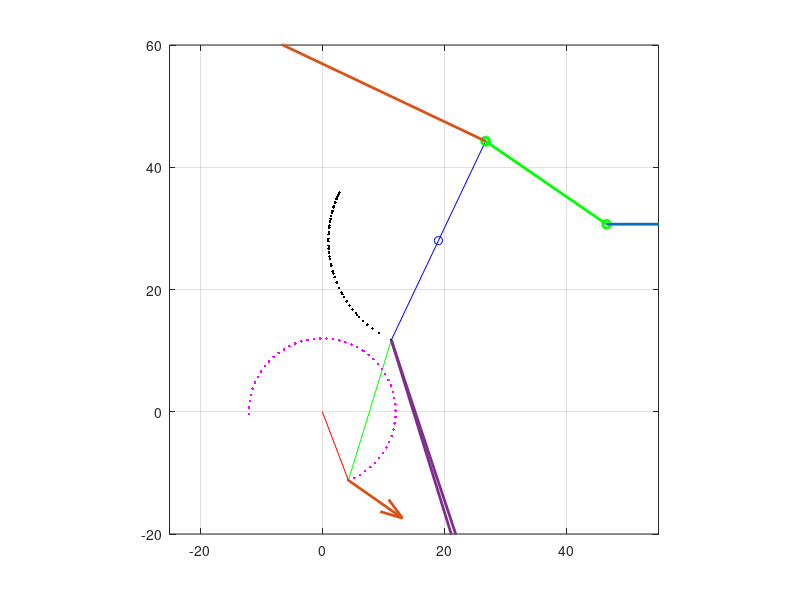
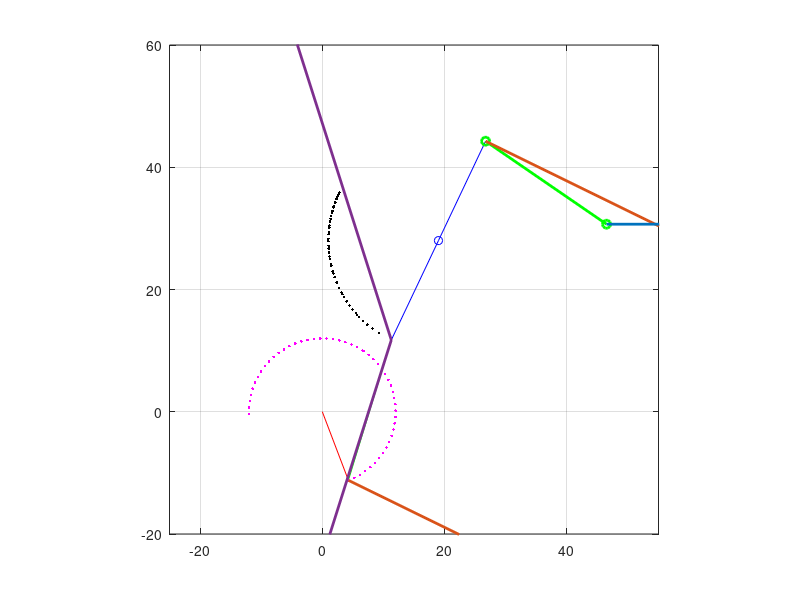
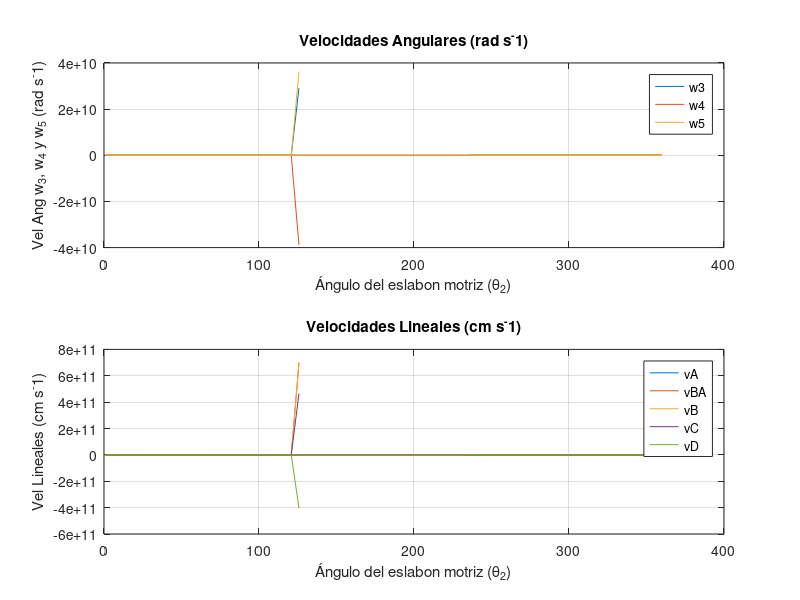
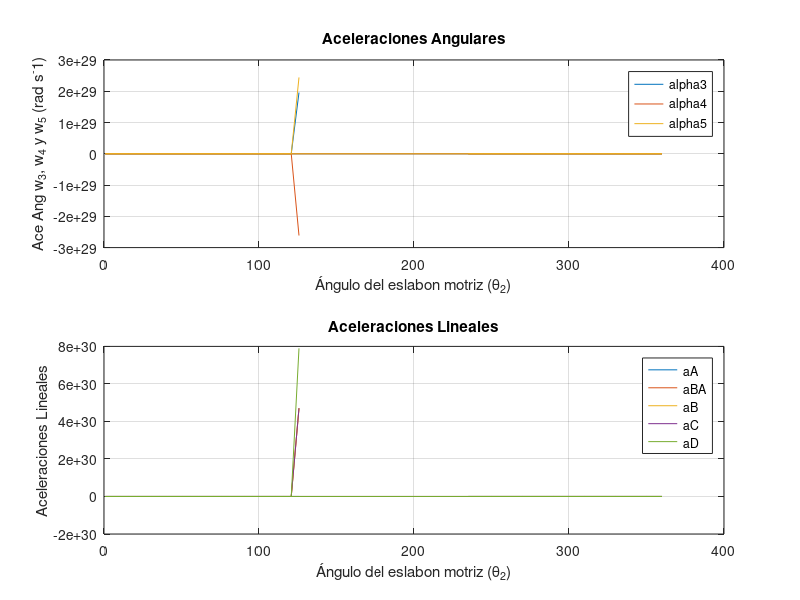

MATLAB code for these plots, in order:
% Programa para analizar la posición de un M6L
% Método Lazo Vectorial
% Eduardo Cano G.

%% Analisis del M4L
%% Declaracion de variables

% TAMAÑO DE ESLABONES
a = 12; %L2
b = 24; %L3
c = 18; %L04b
d = sqrt(28^2 + 19^2); %L1

% COORDENADAS DE Ox, Oy y Qx, Qy
Ox = 0; Oy = 0;
Qx = 19; Qy = 28;

%theta2d = 0:5:35;

%ANGULO DE TRASLACION
theta1 = atan2d(28,19);

%Calculamos el angulo de agarrotamiento 
angulo_libertad = acosd((-(b+c)^2 + a^2 + d^2) / (2*a*d));
   
%Angulo de movilidad seccionada
% - ARRIBA
theta2a = angulo_libertad : -5 : 0;
% - ABAJO
thetab = 360 : -5 : (360 - angulo_libertad);

%ANGULO DE MOVILIDAD 
theta2d = [theta2a, thetab];


% VELOCIDAD ANGULAR
w2 = 15.71;
w2 = rad2deg(w2);

% ACELERACION ANGULAR
alpha2 = 0;
alpha2 = rad2deg(alpha2);

% SACUDIMENTO ANGULAR
%phi2 = 5;

% VARIABLES AUXILIARES ---POCISION---

k1 = d/a;
k2 = d/c;
k3 = (a^2 - b^2 + c^2 + d^2)/(2*a*c);

k4 = d/b;
k5 = d/a;
k6 = (c^2 - a^2 - b^2 - d^2)/(2*a*b);

A = -k1 + cosd(theta2d) - k2.*cosd(theta2d) + k3;
B = -2.*sind(theta2d);
C = k1 - cosd(theta2d) - k2.*cosd(theta2d) + k3;

D = -k5 + cosd(theta2d) + k4.*cosd(theta2d) + k6;
E = -2.*sind(theta2d);
F = k5 - cosd(theta2d) + k4.*cosd(theta2d) + k6;



%% Analisis de Pocisiones

% THETA 3
indexR = E.^2 - 4.*D.*F > 0;
theta3da = zeros(1, length(indexR));
theta3dc = zeros(1, length(indexR));
contador = 1;
for k=1 : length(theta2d)

    if indexR(k) == 1 

        theta3da(contador) = 2*atan2d((-E(k) - sqrt(E(k).^2 - 4.*D(k).*F(k))) , (2.*D(k)));
        theta3dc(contador) = 2*atan2d((-E(k) + sqrt(E(k).^2 - 4.*D(k).*F(k))) , (2.*D(k)));

        contador = contador + 1;

    else

    end

end


% THETA 4
indexS = B.^2 - 4.*A.*C > 0;
theta4da = zeros(1, length(indexS));
theta4dc = zeros(1, length(indexS));
contador = 1;
for k=1 : length(theta2d)

    if indexS(k) == 1 

        theta4da(contador) = 2*atan2d((-B(k) + sqrt(B(k).^2 - 4.*A(k).*C(k))) , (2.*A(k)));
        theta4dc(contador) = 2*atan2d((-B(k) - sqrt(B(k).^2 - 4.*A(k).*C(k))) , (2.*A(k)));

        contador = contador + 1;

    else

    end

end


% POSICIONES DE Ax y Ay
Ax =  a.*cosd(theta2d + theta1);
Ay =  a.*sind(theta2d + theta1);


% POSICIONES DE Bx y By
Bxa = Ax + b.*cosd(theta3da + theta1);
Bya = Ay + b.*sind(theta3da + theta1);


%% Analisis de Velocidades

% VELOCIDAD ANGULAR w3
w3 = ((a.*w2)./(b)).*((sind(theta4da-theta2d))./(sind(theta3da-theta4da)));
w3deg = rad2deg(w3);

% VELOCIDAD ANGULAR w4
w4 = ((a.*w2)./(c)).*((sind(theta2d-theta3da))./(sind(theta4da-theta3da)));
w4deg = rad2deg(w4);

% VELOCIDAD LINEAL DE vA
vAx = -a.*w2.*sind(theta2d);
vAy = a.*w2.*cosd(theta2d);
vA = sqrt(vAx.^2 + vAy.^2);

% VELOCIDAD LINEAL DE vBA
vBAx = -b.*w3.*sind(theta3da);
vBAy = b.*w3.*cosd(theta3da);
vBA = sqrt(vBAx.^2 + vBAy.^2);

% VELOCIDAD LINEAL DE vB
vBx = -c.*w4.*sind(theta4da);
vBy = c.*w4.*cosd(theta4da);
vB = sqrt(vBx.^2 + vBy.^2);


%% Analisis de Aceleraciones

% VARIABLES AUXILIARES ---ACELERACION---

Aa = c.*sind(theta4da);
Ba = b.*sind(theta3da);
Ca = a.*alpha2.*sind(theta2d)+a.*w2.^2.*cosd(theta2d)+b.*w3.^2.*cosd(theta3da)-c.*w4.^2.*cosd(theta4da);
Da = c.*cosd(theta4da);
Ea = b.*cosd(theta3da);
Fa = a.*alpha2.*cosd(theta2d)-a.*w2.^2.*sind(theta2d)-b.*w3.^2.*sind(theta3da)+c.*w4.^2.*sind(theta4da);

% ACELERACION ANGULAR DE alpha3
alpha3 = (Ca.*Da-Aa.*Fa)./(Aa.*Ea-Ba.*Da);
alpha3deg = rad2deg(alpha3);

% ACELERACION ANGULAR DE alpha4
alpha4 = (Ca.*Ea-Ba.*Fa)./(Aa.*Ea-Ba.*Da);
alpha4deg = rad2deg(alpha4);

% ACELERACION ANGULAR DE aA
aAx = -a.*alpha2.*sind(theta2d)-a.*w2.^2.*cosd(theta2d);
aAy = a.*alpha2.*cosd(theta2d)-a.*w2.^2.*sind(theta2d);
aA = sqrt((aAx.^2)+(aAy.^2));

% ACELERACION ANGULAR DE aBA
aBAx = -b.*alpha3.*sind(theta3da)-b.*w3.^2.*cosd(theta3da);
aBAy = -b.*alpha3.*cosd(theta3da)-b.*w3.^2.*sind(theta3da);
aBA = sqrt((aBAx.^2)+(aBAy.^2));

% ACELERACION ANGULAR DE aB
aBx = -c.*alpha4.*sind(theta4da)-c.*w4.^2.*cosd(theta4da);
aBy = c.*alpha4.*cosd(theta4da)-c.*w4.^2.*sind(theta4da);
aB = sqrt((aBx.^2)+(aBy.^2));


%% Analisis de Sacudimientos

% VARIABLES AUXILIARES ---SACUDIMIENTO---
%{
Aj = a.*w2.^3.*sind(theta2d);
Bj = 3.*a.*w2.*alpha2.*cosd(theta2d);
Cj = a.*phi2.*sind(theta2d);
Dj = b.*w3.^3.*sind(theta3da);
Ej = 3.*b.*w3.*alpha3.*cosd(theta3da);
Fj = c.* w4.^3.*sind(theta4da);
Gj = 3.*c.*w4.*alpha4.*cosd(theta4da);
Hj = c.*sind(theta4da);
Kj = b.*sind(theta3da);

Lj = a.*w2.^3.*cosd(theta2d);
Mj = 3.*a.*w2.*alpha2.*sind(theta2d);
Nj = a.*phi2.*cosd(theta2d);
Pj = b.*w3.^3.*cosd(theta3da);
Qj = 3.*b.*w3.*alpha3.*sind(theta3da);
Rj = b.*cosd(theta3da);
Sj = c.*w4.^3.*cosd(theta4da);
Tj = 3.*c.*w4.*alpha4.*sind(theta4da);
Uj = c.*cosd(theta4da);

% SACUDIMIENTO ANGULAR DE phi4
phi4 = (Kj.*Nj-Kj.*Lj-Kj.*Mj-Kj.*Pj-Kj.*Qj+Aj.*Rj-Bj.*Rj-Cj.*Rj+Dj.*Rj-Ej.*Rj-Fj.*Rj+Gj.*Rj+Kj.*Sj+Kj.*Tj)./(Kj.*Uj-Hj.*Rj);

% SACUDIMIENTO ANGULAR DE phi3
phi3 = (Aj-Bj-Cj+Dj-Ej-Fj+Gj+Hj.*phi4)./Kj;

% SACUDIMIENTO ANGULAR DE jA
jAx = a.*w2.^3.*sin(theta2d)-3.*a.*w2.*alpha2.*cos(theta2d)-a.*phi2.*sin(theta2d);
jAy = -a.*w2.^3.*cos(theta2d)-3.*a.*w2.*alpha2.*sin(theta2d)+a.*phi2.*cos(theta2d);
jA = sqrt((jAx.^2)+(jAy.^2));

% SACUDIMIENTO ANGULAR DE jBA
jBAx = b.*w3.^3.*sin(theta3da)-3.*b.*w3.*alpha3.*cos(theta3da)-b.*phi3.*sin(theta3da);
jBAy = -b.*w3.^3.*cos(theta3da)-3.*b.*w3.*alpha3.*sin(theta3da)+b.*phi3.*cos(theta3da);
jBA = sqrt((jBAx.^2)+(jBAy.^2));

% SACUDIMIENTO ANGULAR DE jB
jBx = c.*w4.^3.*sin(theta4da)-3.*c.*w4.*alpha4.*cos(theta4da)-c.*phi4.*sin(theta4da);
jBy = -c.*w4.^3.*cos(theta4da)-3.*c.*w4.*alpha4.*sin(theta4da)+c.*phi4.*cos(theta4da);
jB = sqrt((jBx.^2)+(jBy.^2));

%}


%% Analisis del M4L M-C
%% Declaracion de variables

% TAMAÑO DE ESLABONES
f = 18; %L04C
g = 24; %L5
h = 46.5 - 19; %L6
% L7  calcular

%El ángulo de rotacion del balancin theta5
   
theta5 = theta4dc - 180 + theta1;


%% Analisis de Posicion

% THETA 6 
theta6 = acosd((-h + f.*cosd(theta5)) ./ (g));

% LONGITUD DEL ESLABON L7
m = f.*sind(theta5) - g.*sind(theta6); % L7

% THETA 7
theta7 = 0;      

% POSICIONES DE Cx y Cy
Cx = Qx + f.*cosd(theta5);
Cy = Qy + f.*sind(theta5);

% POSICIONES DE Dx y Dy
Dx = h + Qx;
Dy = m + Qy;


%% Analisis de Velocidades

% VELOCIDAD ANGULAR w3
w5 = (f./g).*((cosd(theta5))./(cosd(theta6))).*w4;
w3deg_mc = rad2deg(w5);

% VELOCIDAD LINEAL DE vC
vCx = -a.*w4.*sind(theta5);
vCy = a.*w4.*cosd(theta5);
vC = sqrt(vCx.^2 + vCy.^2);

% VELOCIDAD LINEAL DE vCD
vCDx = -b.*w5.*sind(theta6);
vCDy = b.*w5.*cosd(theta6);
vCD = sqrt(vCDx.^2 + vCDy.^2);

% VELOCIDAD LINEAL DE vDC
vDC = -vCD;

% VELOCIDAD LINEAL DE vD
vD = vC + vDC;


%% Analisis de Aceleraciones

% ACELERACION ANGULAR DE alpha3
alpha5 = ((f.*alpha4.*cosd(theta5))-(f.*(w4.^2).*sind(theta5))+(g.*(w5.^2).*sind(theta6)))./(g.*cosd(theta6));
alpha5deg = rad2deg(alpha5);

% ACELERACION DE ad
ad = -(f.*alpha4.*sind(theta5))-(f.*(w4.^2).*cosd(theta5))+(g.*alpha5.*sind(theta6))+(g.*(w5.^2).*cosd(theta6));

% ACELERACION ANGULAR DE aC
aCx = -f.*alpha4.*sind(theta5)-f.*w4.^2.*cosd(theta5);
aCy = f.*alpha4.*cosd(theta5)-f.*w4.^2.*sind(theta5);
aC = sqrt((aCx.^2)+(aCy.^2));

% ACELERACION ANGULAR DE aDC
aDCx = -g.*alpha5.*sind(theta6)-g.*w3.^2.*cosd(theta6);
aDCy = -b.*alpha5.*cosd(theta6)-b.*w3.^2.*sind(theta6);
aDC = sqrt((aDCx.^2)+(aDCy.^2));

% ACELERACION ANGULAR DE aD
aD = ad;


%% Analisis de Sacudimientos

% VARIABLES AUXILIARES ---SACUDIMIENTO---

%{
phi5 = 0;

Aj_mc = f.*w4.^3.*sind(theta5);
Bj_mc = 3.*f.*w4.*alpha4.*cosd(theta5);
Cj_mc = f.*phi4.*sind(theta5);
Dj_mc = g.*w5.^3.*sind(theta6);
Ej_mc = 3.*g.*w5.*alpha5.*cosd(theta6);
Fj_mc = g.*phi5.*sind(theta6);

Gj = f.*w4.^3.*cosd(theta5);
Hj = 3.*f.*w4.*alpha4.*sind(theta5);
Kj = f.*phi2.*cosd(theta5);
Lj = g.*w5.^3.*cosd(theta6);
Mj = 3.*g.*w5.*alpha5.*sind(theta6);
Nj = g.*cosd(theta6);


% SACUDIMIENTO ANGULAR DE phi3
phi5 = (-Gj-Hj+Kj+Lj+Mj)./Nj;

% SACUDIMIENTO ANGULAR DE sd
sd = Aj_mc-Bj_mc-Cj_mc-Dj_mc+Ej_mc+Fj_mc;

% SACUDIMIENTO ANGULAR DE jC
jAx = f.*w4.^3.*sin(theta5)-3.*f.*w4.*alpha2.*cos(theta5)-f.*phi4.*sin(theta5);
jAy = -f.*w4.^3.*cos(theta5)-3.*f.*w4.*alpha2.*sin(theta5)+f.*phi4.*cos(theta5);
jA = sqrt((jAx.^2)+(jAy.^2));

% SACUDIMIENTO ANGULAR DE jDC
jBAx = -f.*w5.^3.*sin(theta5)+3.*f.*w5.*alpha3.*cos(theta5)+f.*phi5.*sin(theta5);
jBAy = f.*w5.^3.*cos(theta5)+3.*f.*w5.*alpha3.*sin(theta5)-f.*phi5.*cos(theta5);
jBA = sqrt((jBAx.^2)+(jBAy.^2));

% SACUDIMIENTO ANGULAR DE jD
jB = sd;

%}

%% GRAFICA DE VELOCIDADES
figure(20)
for k = 1 : length(theta2d)

        plot( [Ox, Ax(k)] , [Oy, Ay(k)], '-r',...
            [Ax(k), Bxa(k)] , [Ay(k) , Bya(k)] , '-g' , ...
            [Bxa(k) , Qx] , [Bya(k) , Qy] , '-b' , ...
            [Qx, Cx(k)], [Qy, Cy(k)],'-ob', ...
            [Cx(k), Dx],[Cy(k), Dy(k)],'-og', ...
            'LineWidth',2);
        hold on;
        plot(Ax(1:k), Ay(1:k), 'm.', 'LineWidth', 2); 
        plot(Bxa(1:k), Bya(1:k), 'k.', 'LineWidth', 2);

        % VELOCIDADES M4L
        quiver(Ax(k),Ay(k),vAx(k),vAy(k),0.001,'color','#D95319','LineWidth',2); % vA
        quiver(Bxa(k),Bya(k),vBAx(k),vBAy(k),0.001,'color','#7E2F8E','LineWidth',2); % vBA
        quiver(Bxa(k),Bya(k),vBx(k),vBy(k),0.001,'color','#7E2F8E','LineWidth',2); % vB

        % VELOCIDADES M4L M-C
        quiver(Cx(k),Cy(k),vCx(k),vCy(k),0.001,'color','#D95319','LineWidth',2); % vC
        %quiver(Dx,Dy(k),vDC(k),0,0.001,'color','#7E2F8E','LineWidth',2); % vDC
        quiver(Dx,Dy(k),vD(k),0,0.001,'color','#0072BD','LineWidth',2); % vD

    
        axis([-25 55 -20 60])
        grid on
        axis square
    
        drawnow
        pause(0.01)
        hold off
        
end


%% GRAFICA DE ACELERACIONES
figure(21)
for k = 1 : length(theta2d)

        plot( [Ox, Ax(k)] , [Oy, Ay(k)], '-r',...
            [Ax(k), Bxa(k)] , [Ay(k) , Bya(k)] , '-g' , ...
            [Bxa(k) , Qx] , [Bya(k) , Qy] , '-b' , ...
            [Qx, Cx(k)], [Qy, Cy(k)],'-ob', ...
            [Cx(k), Dx],[Cy(k), Dy(k)],'-og', ...
            'LineWidth',2);
        hold on;
        plot(Ax(1:k), Ay(1:k), 'm.', 'LineWidth', 2); 
        plot(Bxa(1:k), Bya(1:k), 'k.', 'LineWidth', 2);

        % ACELERACIONES M4L
        quiver(Ax(k),Ay(k),aCx(k),aCy(k),0.00000001,'color','#D95319','LineWidth',2); % aA
        quiver(Bxa(k),Bya(k),aBAx(k),aBAy(k),0.0000005,'color','#7E2F8E','LineWidth',2); %aBA
        quiver(Bxa(k),Bya(k),aBx(k),aBy(k),0.00000001,'color','#7E2F8E','LineWidth',2); % aB
        

         % ACELERACIONES M4L M-C
        quiver(Cx(k),Cy(k),aCx(k),aCy(k),0.0000005,'color','#D95319','LineWidth',2); %aC
        %quiver(Dx,Dy(k),aDC(k),0,0.00008,'color','#7E2F8E','LineWidth',2); %aDC
        quiver(Dx,Dy(k),aD(k),0,0.0000008,'color','#0072BD','LineWidth',2); %aD
    
        axis([-25 55 -20 60])
        grid on
        axis square
    
        drawnow
        pause(0.01)
        hold off
        
end


%% Grafica de thetha2 vs Velocidad

% thetha2 vs w3,w4,w5
figure(22)
subplot(2,1,1)
vel_ang_matriz = [w3; w4; w5];
plot(theta2d, vel_ang_matriz);
grid on
legend('w3', 'w4', 'w5')
title('Velocidades Angulares (rad s^-1)')
xlabel('Ángulo del eslabon motriz (\theta_2)')
ylabel('Vel Ang w_3, w_4 y w_5 (rad s^-1)')

% thetha2 vs vA, vBA, vB, vC, vD
subplot(2,1,2)
vel_lin_matriz = [vA; vBA; vB; vC; vD];
plot(theta2d, vel_lin_matriz);
grid on
legend('vA', 'vBA', 'vB', 'vC', 'vD')
title('Velocidades Lineales (cm s^-1)')
xlabel('Ángulo del eslabon motriz (\theta_2)')
ylabel('Vel Lineales (cm s^-1)')


%% Grafica de thetha2 vs Aceleracion
figure(23)
subplot(2,1,1)
a_ang_matriz = [alpha3; alpha4; alpha5];
plot(theta2d, a_ang_matriz);
grid on
legend('alpha3', 'alpha4', 'alpha5')
title('Aceleraciones Angulares')
xlabel('Ángulo del eslabon motriz (\theta_2)')
ylabel('Ace Ang w_3, w_4 y w_5 (rad s^-1)')

subplot(2,1,2)
a_lin_matriz = [aA; aBA; aB; aC; aD];
plot(theta2d, a_lin_matriz);
grid on
legend('aA', 'aBA', 'aB', 'aC', 'aD')
title('Aceleraciones Lineales')
xlabel('Ángulo del eslabon motriz (\theta_2)')
ylabel('Aceleraciones Lineales')
